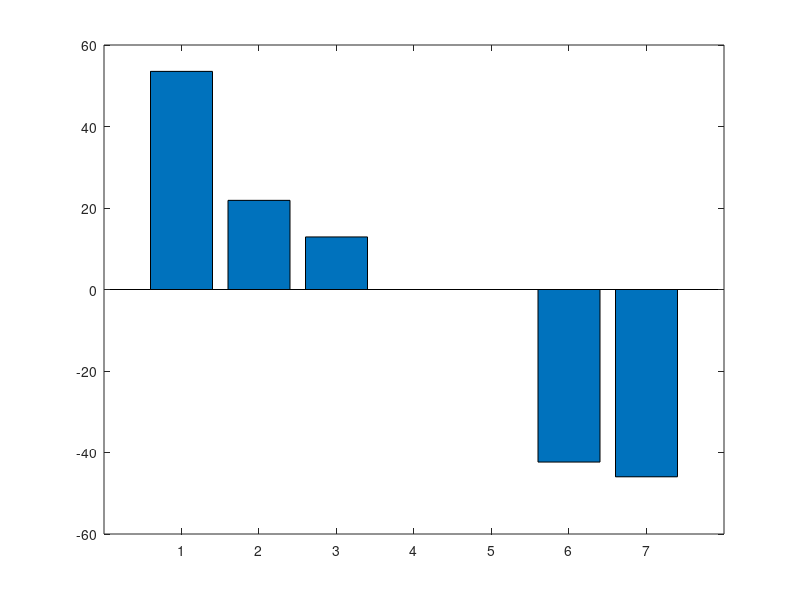

The MATLAB script that drew this image:
omega=1000; R1=1; R2=2; R3=3; L4= 4e-3; Z4 = 1i*(omega*L4); C5= 500e-6; Z5 = -1i/(omega*C5); J6 = 6*exp(1i*pi/6); J7 = 7*exp(-1i*pi/4); 
n=3; elle = 7;

%matrice A dei collegamenti

A=[...
    1   -1  0   1   0   -1  -1
    0   1   1   0   1   0   1];


%matrice caratteristiche M

M=diag([ -R1 -R2 -R3 -Z4 -Z5 1 1]);

%matrice N
N=diag([1 1 1 1 1 0 0]);

%termini noti b

b=[...
    zeros(n-1,1)
    zeros(5,1)
    J6
    J7];

%Matrice tableau
T = [ A zeros(n-1,n-1)
    M N*A'];

x=T\b;

i=x(1:elle);
v=x(elle+1:end);


%output
fprintf('Correnti nei lati: \n');
for kk=1:elle
  fprintf('%d)% 3.3f  % 3.3f j  A\n',kk,real(i(kk)),imag(i(kk))); % 3.3f specifica dimensione e formato del numero
end
fprintf('\n');

fprintf('Potenziali nodali: \n');
for (kk=1:(n-1))
  c = char(kk+64);
  fprintf('%c)% 3.3f  % 3.3f j  V\n',c,real(v(kk)), imag(v(kk)));
end
fprintf('\n');


V=A'*v; %Potenziali ai lati
P_totreal=0;
P_totimag=0;
Patt=[0];

fprintf('d.d.p. ai capi dei bipoli: \n');
for kk=1:elle
  fprintf('%d)% 3.3f  % 3.3f j  V\n',kk,real(V(kk)),imag(V(kk)));
  P_totreal=P_totreal+real(V(kk))*real(i(kk));  %potenza reale prodotto tra parte reale di tensione e corrente
  P_totimag=P_totimag+imag(V(kk))*imag(i(kk));  %potenza complessa prodotto tra parte complessa di tensione e corrente
  Patt(kk)=real(V(kk)*conj(i(kk)));
  end

fprintf('\nPotenza totale reale: %d W\n',P_totreal);
fprintf('Potenza totale immaginaria: %.1d W\n',P_totimag);
bar(Patt);  %grafico potenza attiva

